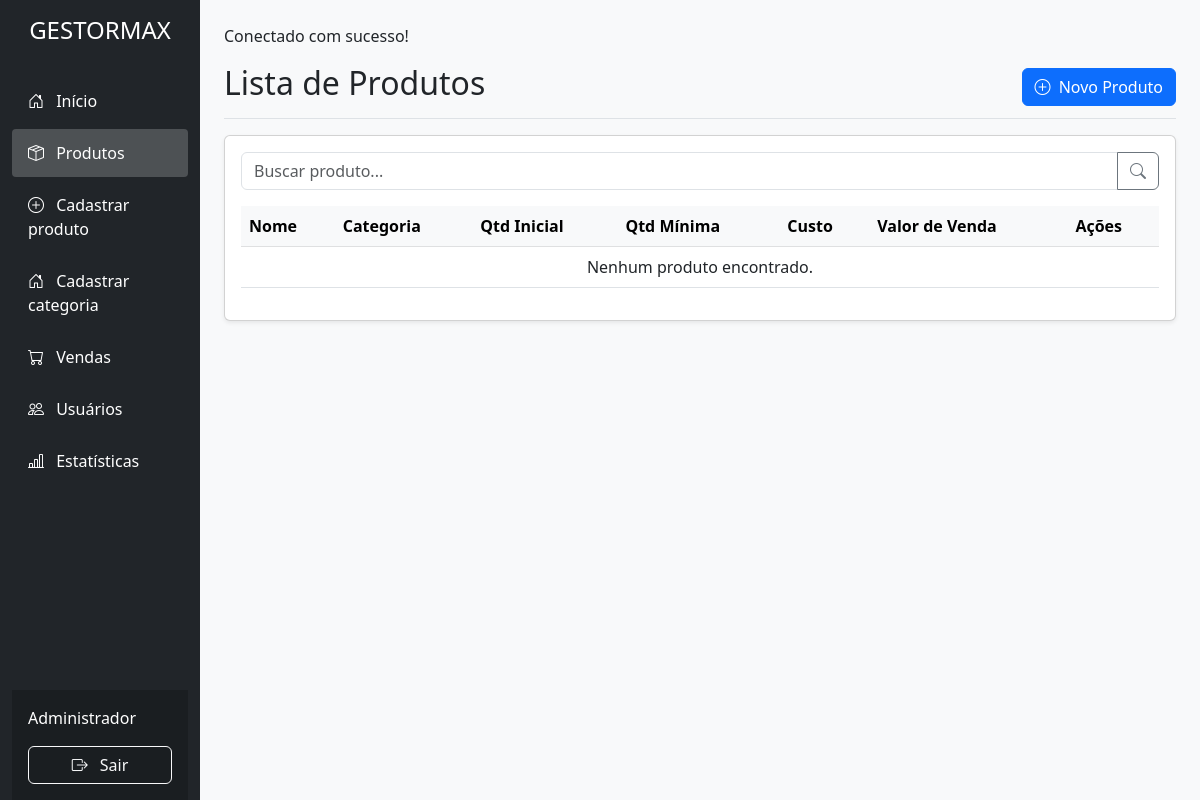
/pages/produtos-lista.php, run on an earlier commit of the app's database.
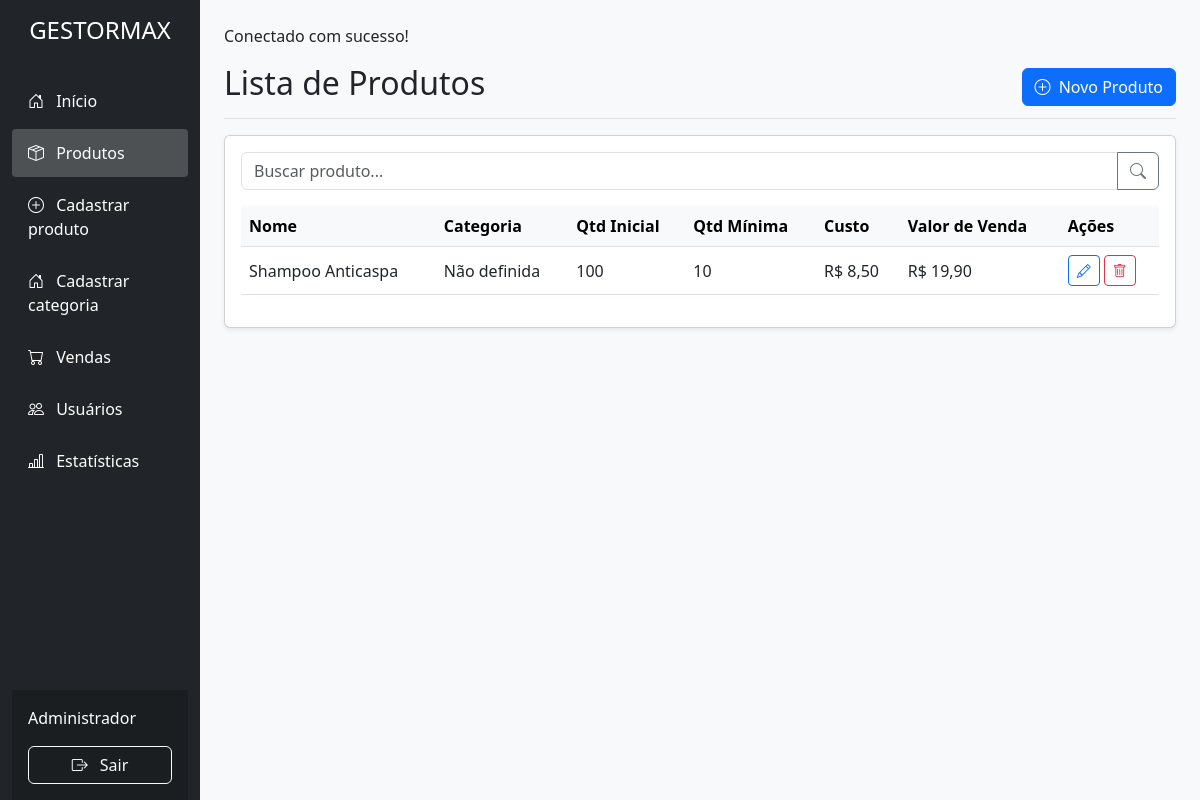
And on a later commit of the database.
### tables this page shows
CREATE TABLE `produtos` (
  `id` int(11) NOT NULL,
  `nome` varchar(100) NOT NULL,
  `categoria_id` int(11) DEFAULT NULL,
  `quantidade_inicial` int(11) NOT NULL,
  `quantidade_minima` int(11) NOT NULL,
  `custo` decimal(10,2) NOT NULL,
  `valor_venda` decimal(10,2) NOT NULL
);

### pages/produtos-lista.php (the view, shortened to what this page needs)
<!DOCTYPE html>
<html lang="pt-BR">
<head>
  <link href="https://cdn.jsdelivr.net/npm/bootstrap@5.3.0/dist/css/bootstrap.min.css" rel="stylesheet">
  <link rel="stylesheet" href="https://cdn.jsdelivr.net/npm/bootstrap-icons@1.10.0/font/bootstrap-icons.css">
  <link rel="stylesheet" href="styles/produtos.css">
  <link rel="stylesheet" href="css/sidebar.css">
</head>
<body>
<div class="container-fluid">
  <div class="row">
    <?php include '../INCLUDE/sidebar.php'; ?>
    <main class="col-md-9 ms-sm-auto col-lg-10 px-md-4 py-4">
      <?php
        include 'conexao.php';
        $sql = "SELECT * FROM `produtos`";
        $result = $conn->query($sql);
      ?>
      <div class="d-flex justify-content-between flex-wrap flex-md-nowrap align-items-center pt-3 pb-2 mb-3 border-bottom">
        <h1 class="h2">Lista de Produtos</h1>
        <a href="criar-produto.php" class="btn btn-primary">
          <i class="bi bi-plus-circle me-1"></i> Novo Produto
        </a>
      </div>
      <div class="card shadow-sm">
        <div class="card-body">
          <div class="input-group mb-3">
            <input type="text" id="busca-produto" class="form-control" placeholder="Buscar produto...">
            <button class="btn btn-outline-secondary" type="button" id="btn-buscar-produto">
              <i class="bi bi-search"></i>
            </button>
          </div>
          <div class="table-responsive">
            <table class="table table-hover">
              <thead class="table-light">
                <tr>
                  <th>Nome</th>
                  <th>Categoria</th>
                  <th>Qtd Inicial</th>
                  <th>Qtd Mínima</th>
                  <th>Custo</th>
                  <th>Valor de Venda</th>
                  <th>Ações</th>
                </tr>
              </thead>
              <tbody>
                <?php
                  if ($result->num_rows > 0) {
                    while ($row = $result->fetch_assoc()) {
                      echo "<tr>";
                      echo "<td>" . htmlspecialchars($row['nome']) . "</td>";
                      echo "<td>" . htmlspecialchars($row['categoria_nome'] ?? 'Não definida') . "</td>";
                      echo "<td>" . intval($row['quantidade_inicial']) . "</td>";
                      echo "<td>" . intval($row['quantidade_minima']) . "</td>";
                      echo "<td>R$ " . number_format($row['custo'], 2, ',', '.') . "</td>";
                      echo "<td>R$ " . number_format($row['valor_venda'], 2, ',', '.') . "</td>";
                      echo "<td>
                              <a href='editar-produto.php?id=" . $row['id'] . "' class='btn btn-sm btn-outline-primary' title='Editar'>
                                <i class='bi bi-pencil'></i>
                              </a>
                              <button class='btn btn-sm btn-outline-danger' data-id='" . $row['id'] . "' title='Excluir'>
                                <i class='bi bi-trash'></i>
                              </button>
                            </td>";
                      echo "</tr>";
                    }
                  } else {
                    echo "<tr><td colspan='7' class='text-center'>Nenhum produto encontrado.</td></tr>";
                  }
                ?>
              </tbody>
            </table>
          </div>
        </div>
      </div>
    </main>
  </div>
</div>
</body>
</html>

### INCLUDE/sidebar.php
<?php
$current = basename($_SERVER['SCRIPT_NAME']);
function isActive(string $page, string $current): string {
    return $page === $current ? 'active' : '';
}
?>
<div class="col-md-3 col-lg-2 d-md-block bg-dark sidebar">
  <div class="position-sticky pt-3 vh-100 d-flex flex-column">
    <div class="sidebar-header text-center mb-4 px-3">
      <h1 class="h4 text-white">GESTORMAX</h1>
    </div>
    <nav class="flex-grow-1">
      <ul class="nav flex-column">
        <li class="nav-item">
          <a class="nav-link text-white <?php echo isActive('dashboard.php', $current); ?>" href="dashboard.php">
            <i class="bi bi-house-door me-2"></i>
            Início
          </a>
        </li>
        <li class="nav-item">
          <a class="nav-link text-white <?php echo isActive('produtos-lista.php', $current); ?>" href="produtos-lista.php">
            <i class="bi bi-box-seam me-2"></i>
            Produtos
          </a>
        </li>
        <li class="nav-item">
          <a class="nav-link text-white <?php echo isActive('produtos-cadastro.php', $current); ?>" href="produtos-cadastro.php">
            <i class="bi bi-plus-circle me-2"></i>
            Cadastrar produto
          </a>
        </li>
        <li class="nav-item">
          <a class="nav-link text-white <?php echo isActive('criar-categoria.php', $current); ?>" href="criar-categoria.php">
            <i class="bi bi-house-door me-2"></i>
            Cadastrar categoria
          </a>
        </li>
        <li class="nav-item">
          <a class="nav-link text-white <?php echo isActive('vendas.php', $current); ?>" href="vendas.php">
            <i class="bi bi-cart me-2"></i>
            Vendas
          </a>
        </li>
        <li class="nav-item">
          <a class="nav-link text-white <?php echo isActive('usuarios-lista.php', $current); ?>" href="usuarios-lista.php">
            <i class="bi bi-people me-2"></i>
            Usuários
          </a>
        </li>
        <li class="nav-item">
          <a class="nav-link text-white <?php echo isActive('estatisticas.php', $current); ?>" href="estatisticas.php">
            <i class="bi bi-bar-chart-line me-2"></i>
            Estatísticas
          </a>
        </li>
      </ul>
    </nav>
    <div class="sidebar-footer mt-auto p-3">
      <div class="d-flex justify-content-between align-items-center mb-3">
        <span class="text-white" id="user-name">Administrador</span>
      </div>
      <button id="logout-btn" class="btn btn-outline-light w-100" onclick="location.href='login.php'">
        <i class="bi bi-box-arrow-right me-2"></i>
        Sair
      </button>
    </div>
  </div>
</div>

### pages/conexao.php (shortened to what this page needs)
<?php
echo "Conectado com sucesso!";
?>

### styles/produtos.css (style rules this page uses)
body { background-color: #f8f9fa; overflow-x: hidden; }
.table th { white-space: nowrap; }
.table td { vertical-align: middle; }

### styles/sidebar.css (style rules this page uses)
.sidebar { min-height: 100vh; background-color: #212529; }
.sidebar .nav-link { padding: 0.75rem 1rem; border-radius: 0.25rem; margin-bottom: 0.25rem; }
.sidebar .nav-link.active { background-color: rgba(255, 255, 255, 0.2); font-weight: 500; }
.sidebar-footer { background-color: rgba(0, 0, 0, 0.2); }

What changed in the data, as far as the page shows it:
added produtos: nome "Shampoo Anticaspa", categoria_nome "Não definida", quantidade_inicial "100", quantidade_minima "10", custo "8,50", valor_venda "19,90"
Also different on the page:
text no longer shown: "Nenhum produto encontrado."
